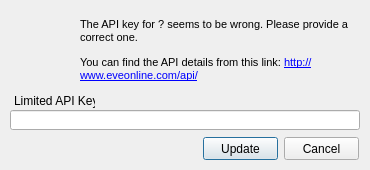
<?xml version="1.0" encoding="UTF-8"?>
<ui version="4.0">
 <class>ErrorAPICorrupted</class>
 <widget class="QDialog" name="ErrorAPICorrupted">
  <property name="geometry">
   <rect>
    <x>0</x>
    <y>0</y>
    <width>370</width>
    <height>170</height>
   </rect>
  </property>
  <property name="sizePolicy">
   <sizepolicy hsizetype="Fixed" vsizetype="Fixed">
    <horstretch>0</horstretch>
    <verstretch>0</verstretch>
   </sizepolicy>
  </property>
  <property name="minimumSize">
   <size>
    <width>370</width>
    <height>170</height>
   </size>
  </property>
  <property name="maximumSize">
   <size>
    <width>370</width>
    <height>170</height>
   </size>
  </property>
  <property name="windowTitle">
   <string>Dialog</string>
  </property>
  <property name="modal">
   <bool>false</bool>
  </property>
  <widget class="QPushButton" name="updateButton">
   <property name="geometry">
    <rect>
     <x>203</x>
     <y>137</y>
     <width>75</width>
     <height>23</height>
    </rect>
   </property>
   <property name="focusPolicy">
    <enum>Qt::StrongFocus</enum>
   </property>
   <property name="text">
    <string>Update</string>
   </property>
  </widget>
  <widget class="QPushButton" name="cancelButton">
   <property name="geometry">
    <rect>
     <x>284</x>
     <y>137</y>
     <width>75</width>
     <height>23</height>
    </rect>
   </property>
   <property name="focusPolicy">
    <enum>Qt::StrongFocus</enum>
   </property>
   <property name="text">
    <string>Cancel</string>
   </property>
  </widget>
  <widget class="QLineEdit" name="apiKeyText">
   <property name="geometry">
    <rect>
     <x>10</x>
     <y>110</y>
     <width>350</width>
     <height>20</height>
    </rect>
   </property>
   <property name="focusPolicy">
    <enum>Qt::StrongFocus</enum>
   </property>
   <property name="text">
    <string/>
   </property>
  </widget>
  <widget class="QLabel" name="mainTextLabel">
   <property name="geometry">
    <rect>
     <x>80</x>
     <y>10</y>
     <width>281</width>
     <height>81</height>
    </rect>
   </property>
   <property name="lineWidth">
    <number>0</number>
   </property>
   <property name="text">
    <string>&lt;!DOCTYPE HTML PUBLIC &quot;-//W3C//DTD HTML 4.0//EN&quot; &quot;http://www.w3.org/TR/REC-html40/strict.dtd&quot;&gt;
&lt;html&gt;&lt;head&gt;&lt;meta name=&quot;qrichtext&quot; content=&quot;1&quot; /&gt;&lt;style type=&quot;text/css&quot;&gt;
p, li { white-space: pre-wrap; }
&lt;/style&gt;&lt;/head&gt;&lt;body style=&quot; font-family:'MS Shell Dlg 2'; font-size:8.25pt; font-weight:400; font-style:normal;&quot;&gt;
&lt;p style=&quot; margin-top:12px; margin-bottom:12px; margin-left:0px; margin-right:0px; -qt-block-indent:0; text-indent:0px;&quot;&gt;&lt;span style=&quot; font-size:8pt;&quot;&gt;The API key for ? seems to be wrong. Please provide a correct one.&lt;/span&gt;&lt;/p&gt;
&lt;p style=&quot; margin-top:12px; margin-bottom:12px; margin-left:0px; margin-right:0px; -qt-block-indent:0; text-indent:0px;&quot;&gt;&lt;span style=&quot; font-size:8pt;&quot;&gt;You can find the API details from this link: &lt;/span&gt;&lt;a href=&quot;http://www.eveonline.com/api/&quot;&gt;&lt;span style=&quot; font-size:8pt; text-decoration: underline; color:#0000ff;&quot;&gt;http://www.eveonline.com/api/&lt;/span&gt;&lt;/a&gt;&lt;/p&gt;&lt;/body&gt;&lt;/html&gt;</string>
   </property>
   <property name="wordWrap">
    <bool>true</bool>
   </property>
   <property name="openExternalLinks">
    <bool>true</bool>
   </property>
  </widget>
  <widget class="QLabel" name="icon">
   <property name="geometry">
    <rect>
     <x>10</x>
     <y>20</y>
     <width>64</width>
     <height>64</height>
    </rect>
   </property>
   <property name="frameShape">
    <enum>QFrame::NoFrame</enum>
   </property>
   <property name="text">
    <string/>
   </property>
   <property name="pixmap">
    <pixmap resource="../../../../resources/icons_pq.qrc">:/pq/icons/pausequafe/error.png</pixmap>
   </property>
  </widget>
  <widget class="QLabel" name="apiKeyLabel">
   <property name="geometry">
    <rect>
     <x>14</x>
     <y>91</y>
     <width>81</width>
     <height>20</height>
    </rect>
   </property>
   <property name="lineWidth">
    <number>0</number>
   </property>
   <property name="text">
    <string>Limited API Key</string>
   </property>
  </widget>
 </widget>
 <resources>
  <include location="../../../../resources/icons_pq.qrc"/>
 </resources>
 <connections/>
</ui>
